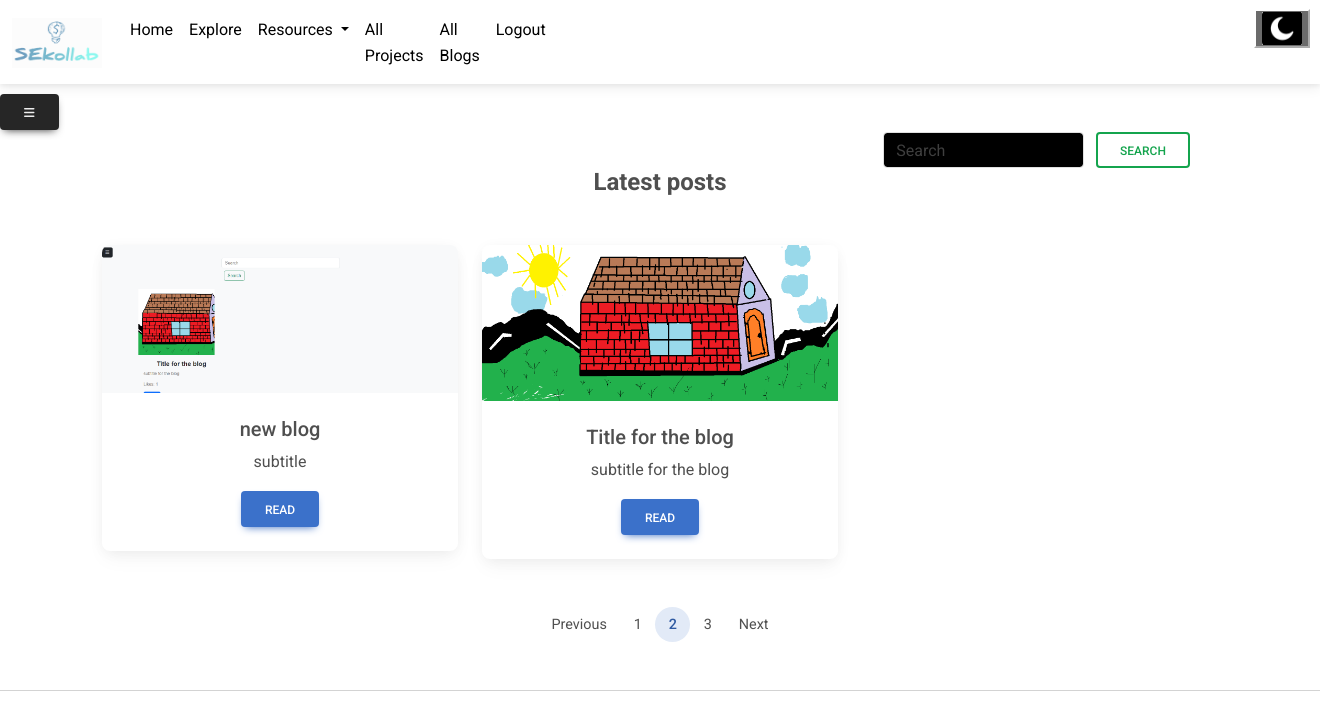
Screenshot of /allblogs (signed in) with the database file from the repository.
### models.py (models this page shows)
class Blog(db.Model):
    __tablename__ = "blogs"
    id = Column(Integer, primary_key=True, autoincrement=True)
    user_id = Column(Integer, ForeignKey('users.id'))
    title = Column(String, nullable=False)
    subtitle = Column(String, nullable=False)
    content = Column(String, nullable=False)
    blog_image = Column(String)
    like = Column(Integer, nullable=False, default=0)
    date = Column(String, default=datetime.date.today().strftime("%B %d, %Y"))
    author = relationship("User", back_populates="blogs")
    user = relationship("User", back_populates="blogs")

### main.py (the view)
@app.route("/allblogs")
@login_required
def allblogs():
    user = User.query.filter_by(id=current_user.id).first()
    page = request.args.get("page", default=1, type=int)
    per_page = 10
    offset = (page - 1) * per_page
    blogs = Blog.query.filter(Blog.user_id != current_user.id).order_by(Blog.date.desc(), Blog.like.desc()).offset(offset).limit(per_page).all()
    total_records = Blog.query.count()
    total_pages = (total_records // per_page) + (1 if total_records % per_page > 0 else 0)
    return render_template("allblog.html", blogs=blogs, page=page, user=user,total_pages=total_pages)

### main.py (called while the page is built)
@login_manager.user_loader
def load_user(user_id):
    return User.query.get(int(user_id))

### templates/allblog.html (shortened to what this page needs)
<!DOCTYPE html>
<html lang="en">
<head>
    <link rel="stylesheet" href="https://use.fontawesome.com/releases/v6.0.0/css/all.css" />
    <link rel="stylesheet" href="../static/css/allblog.css">
          <link href="https://cdn.jsdelivr.net/npm/bootstrap@5.3.3/dist/css/bootstrap.min.css" rel="stylesheet">
   <link rel="stylesheet" href="../static/css/sidebar.css">
    <link rel="stylesheet" href="../static/css/blogcss/mdb.min.css" />
</head>
<body >
{% include "navigationloggedin.html" %}
{% include "sidebar.html" %}
  <main class="my-5">
    <div class="container">
        <div style="margin-top: 4%;margin-left: 70%;">
            <input class="form-control me-2" type="search" placeholder="Search" id="text" aria-label="Search" style="width:60%;display:inline-block;background-color:black;color:white;">
            <button style="" class="btn btn-outline-success"  id="search" type="submit">Search</button>
        </div>
      <section class="text-center">
        <h4 class="mb-5"><strong>Latest posts</strong></h4>
        <div class="row">
            {% for blog in blogs %}
          <div class="col-lg-4 col-md-12 mb-4">
            <div class="card">
              <div class="bg-image hover-overlay" data-mdb-ripple-init data-mdb-ripple-color="light">
                <img src="../{{ blog.blog_image}}" class="img-fluid" />
              </div>
              <div class="card-body">
                <h5 class="card-title">{{ blog.title }}</h5>
                <p class="card-text">
                  {{ blog.subtitle }}
                </p>
                <a href="{{ url_for('Specficblog', id=blog.id) }}" class="btn btn-primary" data-mdb-ripple-init>Read</a>
              </div>
            </div>
          </div>
{% endfor %}
      </section>
      <nav class="my-4" aria-label="...">
        <ul class="pagination pagination-circle justify-content-center">
          <li class="page-item">
            <a class="page-link" href="#" tabindex="-1" aria-disabled="true">Previous</a>
          </li>
          <li class="page-item"><a class="page-link" href="#">1</a></li>
          <li class="page-item active" aria-current="page">
            <a class="page-link" href="#">2 <span class="sr-only">(current)</span></a>
          </li>
          <li class="page-item"><a class="page-link" href="#">3</a></li>
          <li class="page-item">
            <a class="page-link" href="#">Next</a>
          </li>
        </ul>
      </nav>
    </div>
  </main>
    <hr class="m-0" />
</body>
</html>

### static/css/sidebar.css (style rules this page uses)
a { text-decoration: none; }
li { color: black; }

### rows the page displays
Blog: shows a picture, title "new blog", subtitle "subtitle"
Blog: shows a picture, title "Title for the blog", subtitle "subtitle for the blog"
